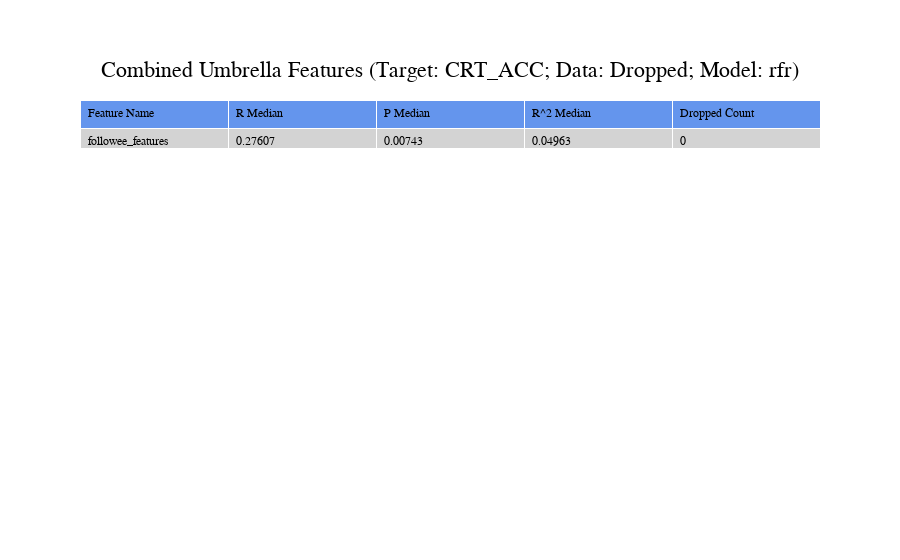

The notebook cell saved with this chart:
### Code cell
# run this cell to combine umbrella features 

for i in range(len(to_combine)):
        
    # remove umbrella with highest median p value 
    if i != 0:
        to_combine.pop()

    # generate combined feature name
    combined_name = " ".join(to_combine)
    print(combined_name)
    
    # determine splits 
    splits = model.get_splits(MY_SPLITS_COMB_UMB)
    
    # get all individual features 
    all_feats = []
    for umbrella_feat in to_combine:
        for feat in combined_feats_dict[umbrella_feat]:
            all_feats.append(feat)
    
    X = []
    for feat in all_feats:
        if feat in MY_TEXT_FEATURES:
            X_new, Y_new, na_count = model.transform_feature(data, feat, MY_TARGET, my_max_df=MY_MAXDF_COMB_UMB, 
                                                             my_min_df=MY_MINDF_COMB_UMB, 
                                     my_n_components=MY_N_COMPONENTS_COMB_UMB)
        else:
            X_new, Y_new, na_count = model.transform_feature(data, feat, MY_TARGET)
        
        # concatenate transformed individual feature
        if X == []:
            X = X_new
        else:
            X = np.concatenate([X, X_new], axis=1)
    
    # set r, p, score sums to 0
    total_r = []
    total_p = []
    total_score = []
        
    for s in splits: 
        # split data into train test set (same split)
        X_train, X_test, Y_train, Y_test = model.split_data(X, data[MY_TARGET], MY_TARGET, MY_TEST_SIZE_COMB_UMB, s)
        
        # feature selection with ElasticNet on train set 
        X_train, X_test, Y_train, Y_test = model.feature_selection(X_train, X_test, Y_train, Y_test, 'median')
        
        # predict on test set 
        results = model.predict(X_train, X_test, Y_train, Y_test, MY_MODEL_COMB_UMB, MY_PARAMS_COMB_UMB, MY_CROSS_VAL)
        print(results)
        
        # add to r, p totals
        total_r.append(results['r'])
        total_p.append(results['p'])
        total_score.append(results['r2'])
    
    # add individual feature results to results dataframe
    f_results = model.create_results(combined_name, na_count, total_r, total_p, total_score)
    combined_umbrella_results_df = combined_umbrella_results_df.append(f_results, ignore_index = True)
                
    r_dict[combined_name] = total_r
    p_dict[combined_name] = total_p
    score_dict[combined_name] = total_score
    
# create and show plots
plot, chart = model.create_plotly_individual(combined_umbrella_results_df, MY_TARGET, 
                                             DATAFRAME_TYPE, MY_MODEL_COMB_UMB, MY_TITLE_COMB_UMB)
chart.show()

# save results and plots 
model.save_results(RESULTS_FOLDER_COMBINED_UMBRELLA, MY_TITLE_COMB_UMB.lower(), combined_umbrella_results_df, 
             plot, chart, state_dict_combined_umbrella)

general.set_background('#fff9e9')

### Figure 1 — Plotly figure (JSON) as saved in the notebook; plotly's stock layout.template omitted (floating-point values rounded to 4 significant figures)
{"data": [{"cells": {"align": "left", "fill": {"color": "lightgray"}, "values": [["followee_features"], ["0.27607"], ["0.00743"], ["0.04963"], [0]]}, "header": {"align": "left", "fill": {"color": "cornflowerblue"}, "values": ["Feature Name", "R Median", "P Median", "R^2 Median", "Dropped Count"]}, "type": "table"}], "layout": {"font": {"color": "black", "family": "Courier New, monospace", "size": 12}, "title": {"font": {"size": 22}, "text": "Combined Umbrella Features (Target: CRT_ACC; Data: Dropped; Model: rfr)", "x": 0.5, "xanchor": "center", "y": 0.89, "yanchor": "top"}}}
